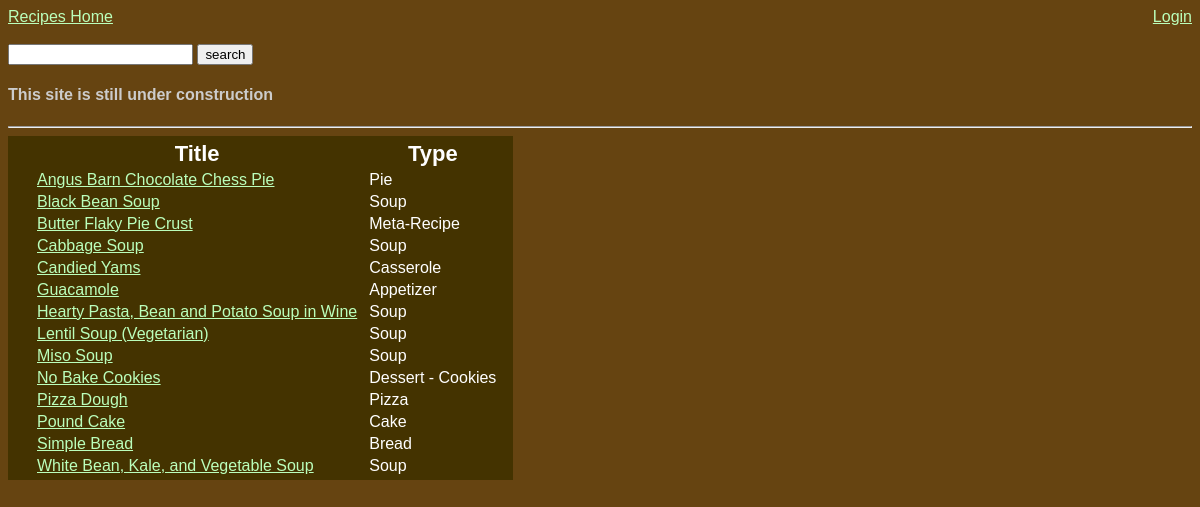
The page / on the database its author committed.
### tables this page shows
CREATE TABLE `recipes` (
  `indx` int(10) NOT NULL AUTO_INCREMENT,
  `title` varchar(100) DEFAULT NULL,
  `user` varchar(50) DEFAULT NULL,
  `type` varchar(100) DEFAULT NULL,
  `imageLocation` varchar(500) DEFAULT NULL,
  `ingredients` varchar(5000) DEFAULT NULL,
  `directions` varchar(5000) DEFAULT NULL,
  PRIMARY KEY (`indx`)
);

### auth.php (called while the page is built, shortened)
<?php
class User {
    var $loggedIn = false;
    function checkLoggedIn() {
        return $this->loggedIn;
    }
}
?>

### index.php (the view, shortened to what this page needs)
<?php
    include("header.php");
    $result = mysql_query("select * from recipes order by title");
    echo "<table>";
    echo "<th></th><th>Title</th><th>Type</th>";
    while($row = mysql_fetch_array($result)){
        echo "<tr><td>";
        echo "</td>
            <td><a href=\"showForm.php?indx=".$row['indx']."\">".$row['title']."</a></td>
            <td>".$row['type']."</td>
            </tr>";
    }
    echo '</table>';
    include("footer.php");
?>

### header.php (shortened to what this page needs)
<?php
    include("auth.php");
    echo "
        <!DOCTYPE HTML>
            <head>
                <title>Recipes</title>
                <link rel=\"stylesheet\" type=\"text/css\" href=\"recipestyle.css\" />
            </head>
            <body>
        ";
    if(isset($_SESSION['currentUser']) && $_SESSION['currentUser']->checkLoggedIn()){
        $_SESSION['currentUser']->dbConnect();
        echo "
            <div style=\"float:right;\">
            <a href=\"addRecipe.php\">New Recipe</a> |
            <a href=\"editUser.php\">Edit Account</a> |
            <a href=\"logout.php\">Logout</a><br /><br />
            You are logged in as ".$_SESSION['currentUser']->username;
        if($_SESSION['currentUser']->userlevel==1){
            echo '<br /><br />
                Welcome, '.$_SESSION['currentUser']->firstname.'.
                <a href="admin.php">Admin Home</a>
                ';
        }
        echo '</div>';
    }else {
        echo "
            <div style=\"float:right;\">
            <a href=\"login.php\">Login</a><br /><br />
            </div>
            ";
    }
    echo "<a href=\".\">Recipes Home</a><br /><br />";
    echo "
        <form action=\"searchRecipes.php\" method=\"get\">
            <input type=\"text\" name=\"searchfield\" value=\"".$_GET['searchfield']."\"; ?>
        <input type=\"submit\" value=\"search\" />
        </form>
        ";
    echo "<h4>This site is still under construction</h4><hr />";
?>

### footer.php (shortened to what this page needs)
    </body>
</html>

### recipestyle.css (style rules this page uses)
body { background-color:#641; color:#ccc; font-size:16px; font-family:helvetica, sans-serif; }
a:link { color:#bfb; }
table { background-color:#430; color:#fff; padding:2px 10px 2px 10px; }
td { padding-left:5px; padding-right:5px; }
th { font-size:22px; }
form { display:inline; }

### rows shown on the page
recipes: title "Angus Barn Chocolate Chess Pie", type "Pie"
recipes: title "Black Bean Soup", type "Soup"
recipes: title "Butter Flaky Pie Crust", type "Meta-Recipe"
recipes: title "Cabbage Soup", type "Soup"
recipes: title "Candied Yams", type "Casserole"
recipes: title "Guacamole", type "Appetizer"
recipes: title "Hearty Pasta, Bean and Potato Soup in Wine", type "Soup"
recipes: title "Lentil Soup (Vegetarian)", type "Soup"
recipes: title "Miso Soup", type "Soup"
recipes: title "No Bake Cookies", type "Dessert - Cookies"
recipes: title "Pizza Dough", type "Pizza"
recipes: title "Pound Cake", type "Cake"
recipes: title "Simple Bread", type "Bread"
recipes: title "White Bean, Kale, and Vegetable Soup", type "Soup"
